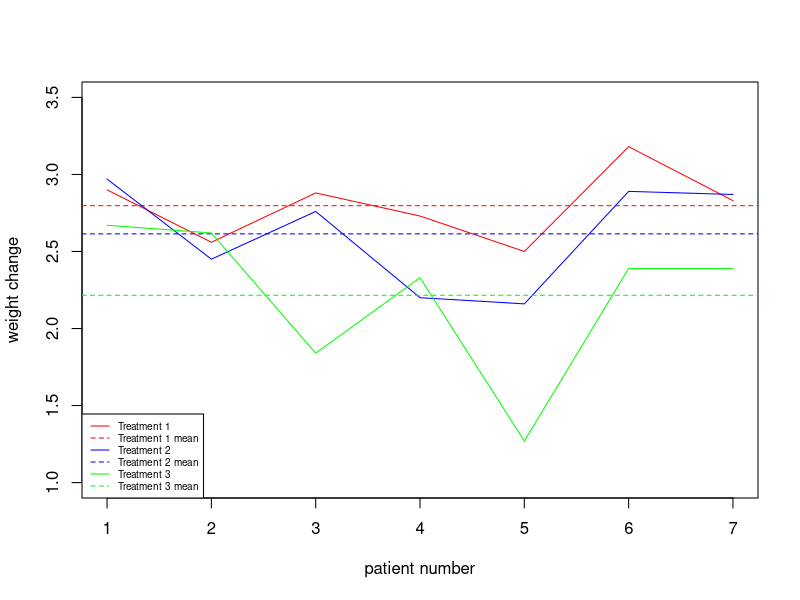

Source code (R):
## ---- chunk 1
library(knitr)
opts_chunk$set(tidy.opts = list(width.cutoff = 80), tidy = TRUE)
## ---- chunk 2
library(survival)
female <- c(1, 2, 4, 4, 5, 6, 7, 7, 8, 8, 8, 9, 14, 15, 18, 18, 19, 23, 23, 26, 28, 29, 29, 29, 30, 32, 35, 35, 37, 39, 43, 56, 57, 59, 67, 71, 75, 75, 78, 81, 90, 94, 96, 96, 100, 102, 105)
female.event <- c(rep(1, 32), 1, 1, 1, 1, 1, 0, 0, 1, 0, 0, 1, 0, 0, 0, 0)

T_i <- replicate(10000, {
  idx_boot <- sample(seq_along(female), size = length(female), replace = T)
  x_boot <- female[idx_boot]
  female.event.boot <- female.event[idx_boot]
  kmest <- (1 - survfit(Surv(x_boot, event = female.event.boot, type = "right") ~ 1, type = "kaplan-meier")$surv)
  kmest[sum(30.0 >= x_boot)]
})
quantile(T_i, probs = c(.05, .95), na.rm = T)
## ---- chunk 3
perm_pair <- function(vector_1, vector_2, reps = 10000) {
  T_obs <- mean(vector_1) - mean(vector_2)
  T_perm <- replicate(reps, {
    sample_perm <- sample(c(vector_1, vector_2), size = length(vector_1) + length(vector_2), replace = F)
    vector_2_perm <- sample_perm[(length(vector_1) + 1):(length(vector_1) + length(vector_2))]
    vector_1_perm <- sample_perm[seq_along(vector_1)]
    mean(vector_1_perm) - mean(vector_2_perm)
  })
  return(list(T_obs = T_obs, T_perm = T_perm, p_value = mean(T_perm > T_obs)))
}
## ---- chunk 4
treatment_1 <- c(2.90, 2.56, 2.88, 2.73, 2.50, 3.18, 2.83)
treatment_2 <- c(2.97, 2.45, 2.76, 2.20, 2.16, 2.89, 2.87)
treatment_3 <- c(2.67, 2.62, 1.84, 2.33, 1.27, 2.39, 2.39)
## ---- chunk 5
plot(seq_along(treatment_1), treatment_1, type = 'l', col = 'red', ylim = c(1, 3.5), xlab = 'patient number', ylab = 'weight change')
abline(h = mean(treatment_1), col = 'red', lty = 2)
lines(treatment_2, col = 'blue')
abline(h = mean(treatment_2), col = 'blue', lty = 2)
lines(treatment_3, col = 'green')
abline(h = mean(treatment_3), col = 'green', lty = 2)
legend("bottomleft", legend = c("Treatment 1", "Treatment 1 mean",
                                "Treatment 2", "Treatment 2 mean",
                                "Treatment 3", "Treatment 3 mean"),
       col = c("red", "red", "blue", "blue", "green", "green"), lty = 1:2, cex = 0.6)
## ---- chunk 6
p_value_1_2 <- perm_pair(treatment_1, treatment_2)$p_value
p_value_1_3 <- perm_pair(treatment_1, treatment_3)$p_value
p_value_2_3 <- perm_pair(treatment_2, treatment_3)$p_value

cat('p-value for perm test between treatment_1 and treatment_2:', p_value_1_2, '\n',
    'p-value for perm test between treatment_1 and treatment_3:', p_value_1_3, '\n',
    'p-value for perm test between treatment_2 and treatment_3:', p_value_2_3, '\n')

p_values <- c(p_value_1_2, p_value_2_3, p_value_1_3)
threshhold <- 0.05

if (any(p_values < threshhold)) {
  cat("Since at least one of the $p$-values is smaller than", threshhold, ", we reject $H_0$.")
} else {
  cat("Since all $p$-values are greater or equal to", threshhold, ", we do not reject $H_0$.")
}
## ---- chunk 7
weight <- c(45.9, 37.5, 31.0, 30.9, 30.4, 20.4, 20.9, 13.7,
            41.9, 33.4, 30.5, 31.9, 27.3, 24.5, 18.9, 11.4)

groove <- c(35.7, 31.1, 24.0, 25.9, 23.1, 20.9, 19.9,
            11.5, 39.2, 28.1, 28.7, 23.3, 23.7, 16.1, 15.2,
            11.2)

T_obs <- cor(weight, groove)

X <- weight
T_i <- replicate(10000, {
  Y <- sample(groove, length(groove), replace = FALSE)
  cor(X, Y)
})

p_value <- mean(T_i > T_obs)

p_value_of_r_test <- cor.test(x = weight, y = groove)$p.value

cat('Difference between our p_value, which is:', p_value, '\n')
cat('and the p_value from the test in R, which is:', p_value_of_r_test, '\n')
cat('is:', abs(p_value - p_value_of_r_test))
